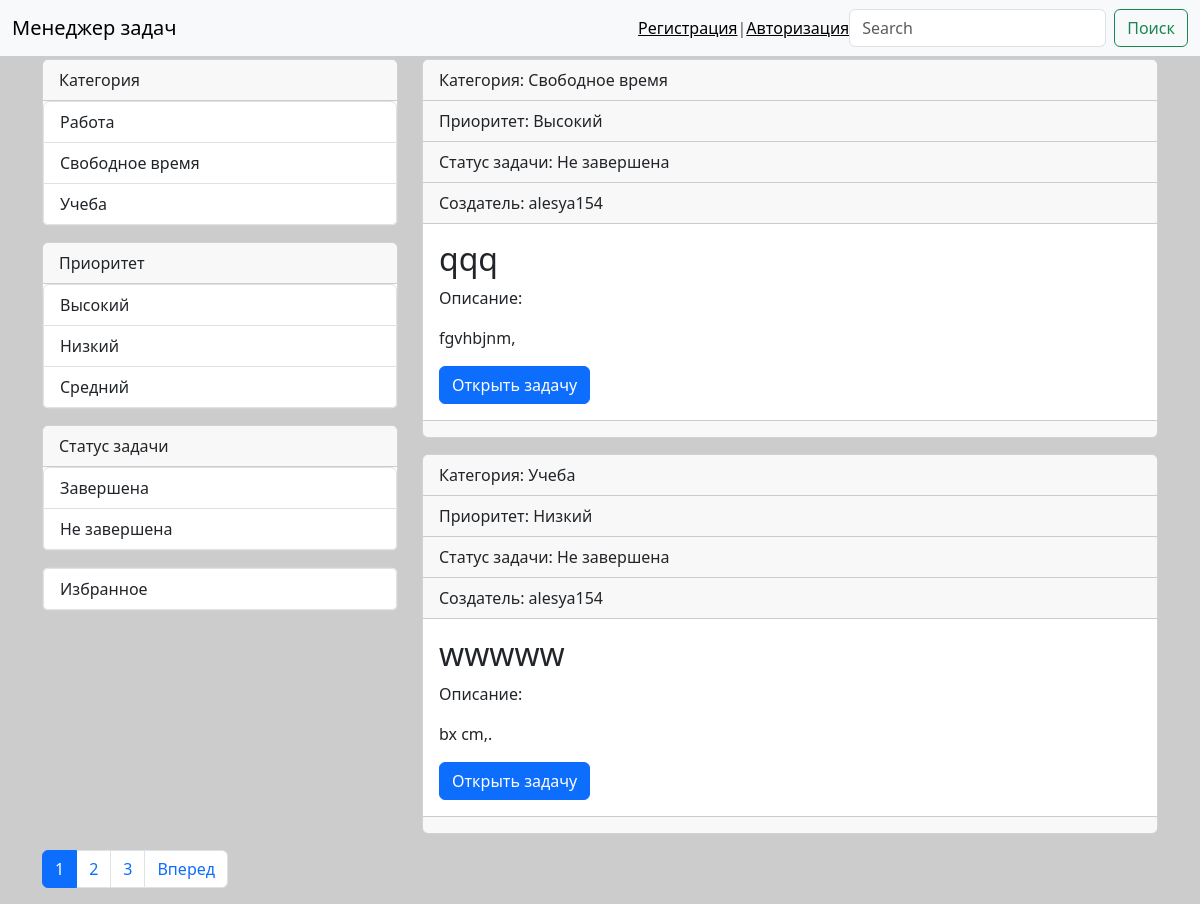
The page / on the database its author committed.
### taskmanager/models.py (models this page shows, shortened)
class Category(models.Model):
    title = models.CharField(max_length=150, db_index=True, verbose_name='Категория')
    class Meta:
        verbose_name = 'Категория'
        verbose_name_plural = 'Категории'
        ordering = ['title']
    def __str__(self):
        return self.title

class Priority(models.Model):
    title = models.CharField(max_length=150, db_index=True, verbose_name='Приоритет')
    class Meta:
        verbose_name = 'Приоритет'
        verbose_name_plural = 'Приоритет'
        ordering = ['title']
    def __str__(self):
        return self.title

class Completed(models.Model):
    title = models.CharField(max_length=150, db_index=True, verbose_name='Статус задачи')
    class Meta:
        verbose_name = 'Статус задачи'
        verbose_name_plural = 'Статусы задач'
        ordering = ['title']
    def __str__(self):
        return self.title

class Favourite(models.Model):
    title = models.CharField(max_length=150, db_index=True, verbose_name='Избранное')
    mark = models.BooleanField(default=False, verbose_name='Отметить')
    class Meta:
        verbose_name = 'Избранное'
        verbose_name_plural = 'Избранное'

class TaskManager(models.Model):
    title = models.CharField(max_length=155, verbose_name='Заголовок')
    content = models.TextField(blank=True, verbose_name='Описание')
    category = models.ForeignKey('Category', on_delete=models.PROTECT, null=True, verbose_name='Категория',
                                 blank=True)
    priority = models.ForeignKey('Priority', on_delete=models.PROTECT, null=True, verbose_name='Приоритет',
                                 blank=True)
    completed = models.ForeignKey('Completed', on_delete=models.PROTECT, null=True, verbose_name='Статус задачи',
                                  blank=True)
    favourite = models.ForeignKey('Favourite', on_delete=models.PROTECT, null=True, verbose_name='Избранное',
                                  blank=True)
    completed_at = models.DateField(verbose_name='Дата завершения', auto_now=False, null=True, blank=True)
    user = models.ForeignKey(User, on_delete=models.CASCADE, null=True)
    class Meta:
        verbose_name = 'Задача'
        verbose_name_plural = 'Задачи'
        ordering = ['completed_at']
    def get_absolute_url(self):
        return reverse('view_task', kwargs={'task_id': self.pk})

### taskmanager/views.py (the view, shortened to what this page needs)
# urls.py: path('', HomeTaskManager.as_view(), name='home'),
class HomeTaskManager(ListView):
    model = TaskManager
    template_name = 'taskmanager/index.html'
    context_object_name = 'taskmanager'
    extra_context = {'title': "Менеджер задач"}
    paginate_by = 2
    def get_context_data(self, *, object_list=None, **kwargs):
        context = super().get_context_data(**kwargs)
        context['title'] = 'Менеджер задач'
        return context

### taskmanager/templatetags/taskmanager_tags.py (called while the page is built)
@register.simple_tag()
def get_categories():
    return Category.objects.all()

@register.simple_tag()
def get_completed():
    return Completed.objects.all()

@register.simple_tag()
def get_priorities():
    return Priority.objects.all()

@register.simple_tag()
def get_favourite():
    return Favourite.objects.all()

### taskmanager/templates/taskmanager/index.html (shortened to what this page needs)
{% extends 'base.html' %}
{% block sidebar %}
{% include 'inc/_sidebar.html' %}
{% endblock %}
{% block content %}
<div class="col-md-8">
                {% for item in taskmanager %}
                <div class="card mb-3">
                    <div class="card-header">
                        Категория: {{ item.category }}
                    </div>
                    <div class="card-header">
                        Приоритет: {{ item.priority }}
                    </div>
                    <div class="card-header">
                        Статус задачи: {{ item.completed }}
                    </div>
                    <div class="card-header">
                        Создатель: {{ item.user.username }}
                    </div>
                    <div class="card-body">
                        <h2 class="card-title">{{ item.title }}</h2>
                        {% autoescape off %}
                        <p class="card-text">Описание: {{ item.content|linebreaks|truncatewords:50 }}</p>
                        {% endautoescape %}
                        <a href="{{ item.get_absolute_url }}" class="btn btn-primary">Открыть задачу</a>
                    </div>
                    <div class="card-footer text-muted">
                    </div>
                </div>
                {% endfor %}
            </div>
{% endblock %}

### templates/inc/_sidebar.html
{% load taskmanager_tags %}
{% get_categories as categories %}
{% get_completed as completed_s %}
{% get_priorities as priorities %}
{% get_favourite as favourites %}
<div class="col-md-4">
                <div class="card mb-3">
                    <div class="card-header">Категория</div>
                    <div class="list-group">
                    {% for item in categories %}
                    <a href="{% url 'category' item.pk %}" class="list-group-item list-group-item-action">{{ item.title }}</a>
                    {% endfor %}
                    </div>
                </div>
                <div class="col-md-12">
                    <div class="card mb-3">
                        <div class="card-header">Приоритет</div>
                        <div class="list-group">
                            {% for item in priorities %}
                            <a href="{% url 'priority' item.pk %}" class="list-group-item list-group-item-action">{{ item.title }}</a>
                            {% endfor %}
                        </div>
                    </div>
                </div>
                <div class="col-md-12">
                    <div class="card mb-3">
                        <div class="card-header">Статус задачи</div>
                        <div class="list-group">
                            {% for item in completed_s %}
                            <a href="{% url 'completed_task' item.pk %}" class="list-group-item list-group-item-action">{{ item.title }}</a>
                            {% endfor %}
                        </div>
                    </div>
                </div>
                <div class="card mb-3">
                    <div class="list-group">
                    {% for item in favourites %}
                    <a href="{% url 'favourite' item.pk %}" class="list-group-item list-group-item-action">{{ item.title }}</a>
                    {% endfor %}
                    </div>
                </div>
            </div>

### taskmanager/static/css/styles.css (style rules this page uses)
body { background-color: #ccc; }

### rows shown on the page
Category: title "Работа"
Category: title "Свободное время"
Category: title "Учеба"
Priority: title "Высокий"
Priority: title "Низкий"
Priority: title "Средний"
Completed: title "Завершена"
Completed: title "Не завершена"
Favourite: title "Избранное"
TaskManager: category "Свободное время", priority "Высокий", completed "Не завершена", user.username "alesya154", title "qqq", content "fgvhbjnm,"
TaskManager: category "Учеба", priority "Низкий", completed "Не завершена", user.username "alesya154", title "wwwww", content "bx cm,."

### other values the page prints
{{ p }} "1"
{{ p }} "2" "3"
